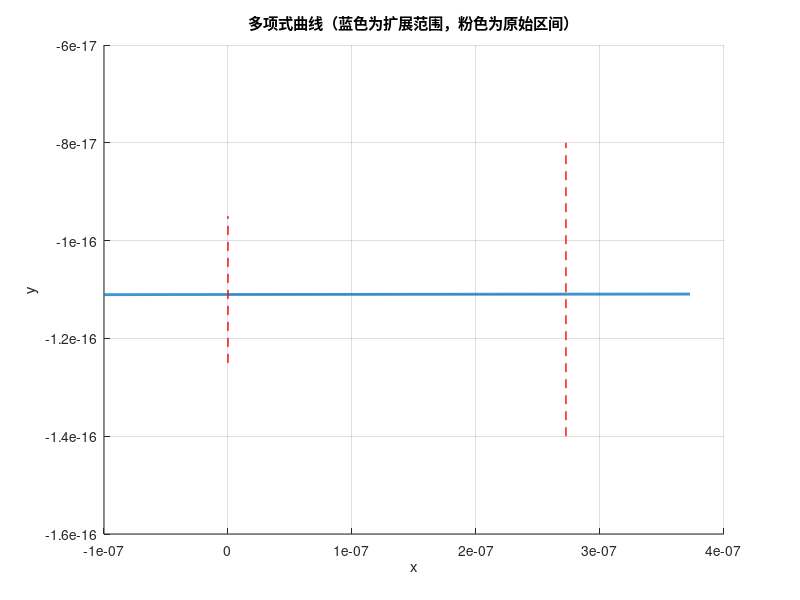

Write MATLAB code to recreate this figure. (Note: this script raises an error after producing the figure.)
% 绘制多项式曲线
% 输入多项式系数和参数范围，绘制曲线

clc;
close all;

% 输入多项式系数
% coeff = input('请输入多项式系数（按降幂排列，例如[3, 0, 2]对应3x² + 2）: ');
% x_start = input('请输入x的起始值：');
% x_end = input('请输入x的结束值：');
coeff = [0.000870393697073973209542 -3.27447776442540955779E-7 3.56190587759540292362E-13 -1.11022302462515654042E-16];
xrange = [0 2.7253688180545188E-7];
orig_x1 = xrange(1);
orig_x2 = xrange(2);
exp_x1 = orig_x1 - 1e-7;
exp_x2 = orig_x2 + 1e-7;

% 生成扩展范围数据
x_exp = linspace(exp_x1, exp_x2, 1000);
y_exp = polyval(coeff, x_exp);

% 创建图形窗口
figure;

% 先绘制背景区域
y_range = [min(y_exp), max(y_exp)];  % 自动适应y轴范围
if diff(y_range) == 0  % 处理常函数情况
    y_range = y_range + [-1, 1];
end
rectangle('Position', [orig_x1 y_range(1) orig_x2-orig_x1 y_range(2)-y_range(1)],...
          'FaceColor', [0.9 0.8 0.8], 'EdgeColor','none');
hold on;

% 绘制扩展曲线
plot(x_exp, y_exp, 'LineWidth', 2, 'Color', [0 0.447 0.741]);
xlabel('x');
ylabel('y');
title('多项式曲线（蓝色为扩展范围，粉色为原始区间）');
grid on;

% 绘制原始区间边界线
plot([orig_x1 orig_x1], ylim, '--', 'Color', [1 0 0], 'LineWidth', 1);
plot([orig_x2 orig_x2], ylim, '--', 'Color', [1 0 0], 'LineWidth', 1);

% 生成多项式表达式字符串
terms = {};
for i = 1:length(coeff)
    power = length(coeff) - i;
    coeff_value = coeff(i);
    
    if coeff_value ~= 0
        % 处理不同次数项
        if power == 0
            term = format_coeff(coeff_value, true);
        else
            term = format_coeff(coeff_value, false);
            if power > 1
                term = [term 'x^{' num2str(power) '}'];
            elseif power == 1
                term = [term 'x'];
            end
        end
        
        % 处理符号显示
        if i > 1
            if coeff_value > 0
                terms{end+1} = ['+ ' term];
            else
                terms{end+1} = ['- ' term(2:end)];
            end
        else
            terms{end+1} = term;
        end
    end
end

% 生成最终多项式字符串
if isempty(terms)
    poly_str = '0';
else
    poly_str = strjoin(terms, ' ');
end

% 添加复合图例
legend_items = {
    ['y = ' poly_str], 
    '原始参数范围', 
    '区间边界'
};
legend(legend_items, 'Location', 'best');

%% 辅助函数：格式化系数显示
function str = format_coeff(value, is_constant)
    if value == 0
        str = '';
        return;
    end
    
    if is_constant
        if value == floor(value)
            str = sprintf('%d', value);
        else
            str = sprintf('%.2f', value);
        end
    else
        if abs(value) == 1
            str = '';
            if value == -1
                str = '-';
            end
        else
            if value == floor(value)
                str = sprintf('%d', value);
            else
                str = sprintf('%.2f', value);
            end
        end
    end
end
